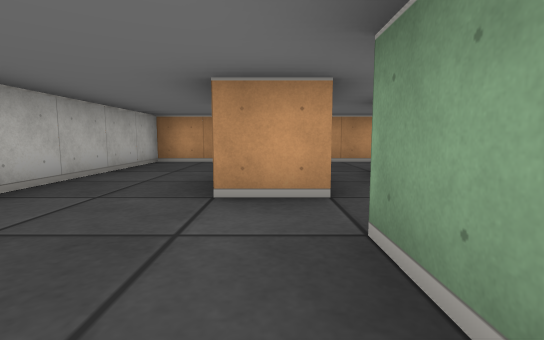
[1] (above)

16 first-person views from a walk through a cub3D maze. The camera is about half as high as the walls, tilts 6° down and sees 85° across. The floor is counted in squares. Each view is taken from the middle of a square. On the plan, view 1 faces up. The plan holds only what a view shows up to about 9 squares ahead; the rest is blank.

[2]
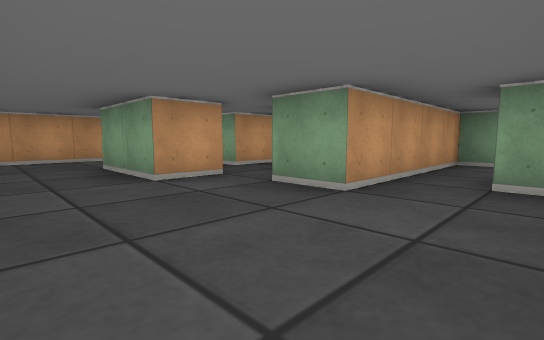

[3]
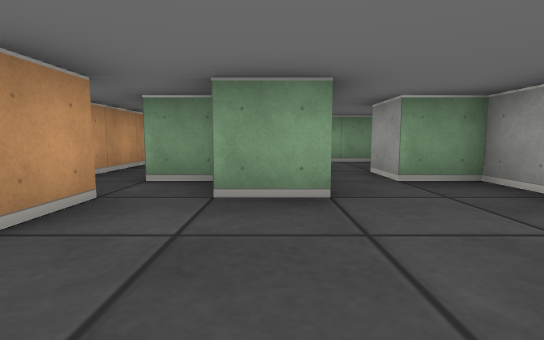

[4]
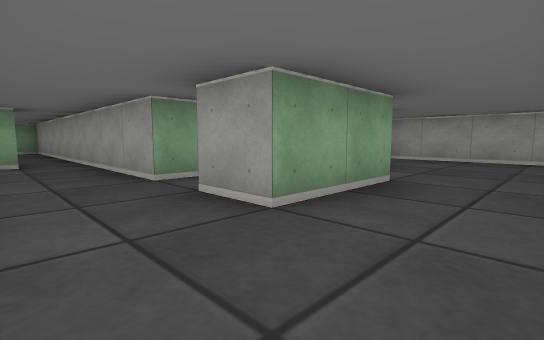

[5]
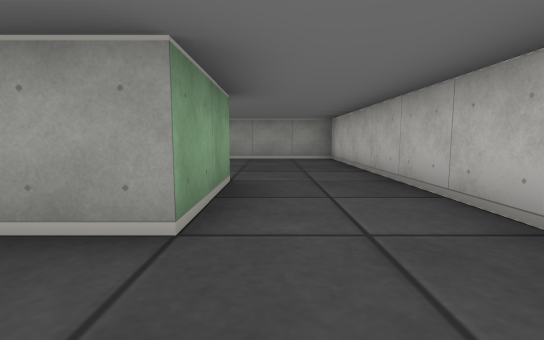

[6]
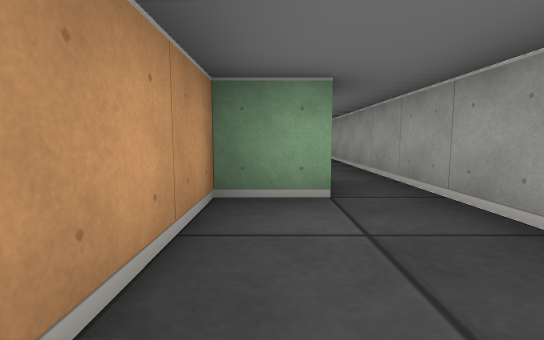

[7]
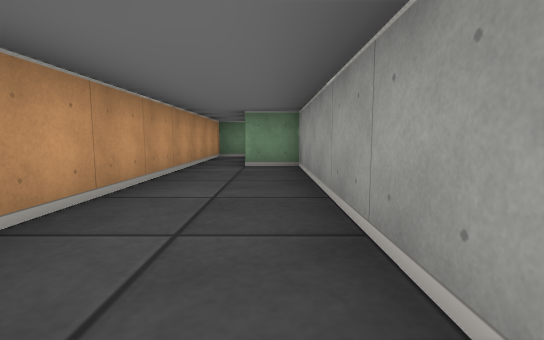

[8]
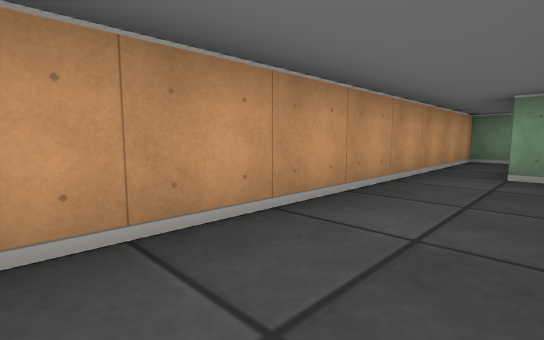

[9]
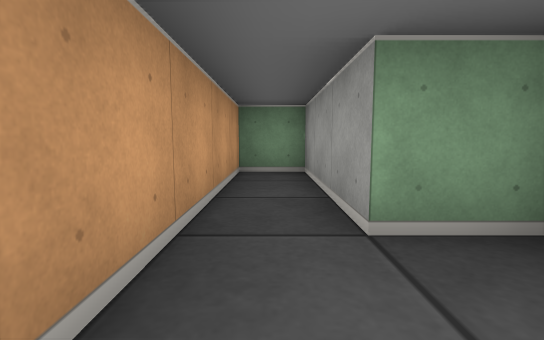

[10]
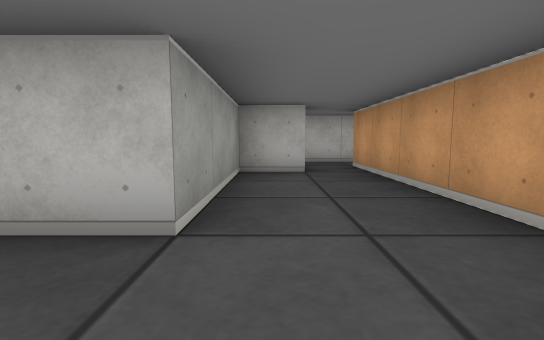

[11]
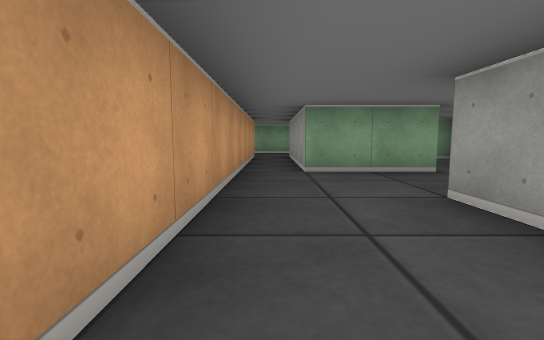

[12]
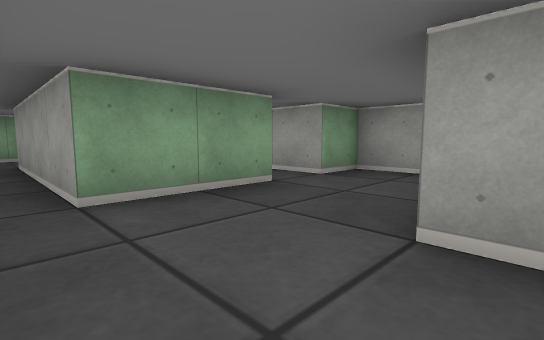

[13]
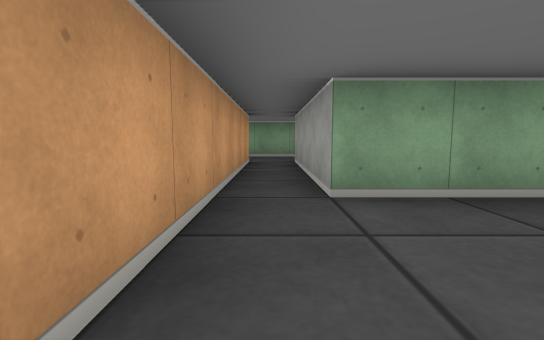

[14]
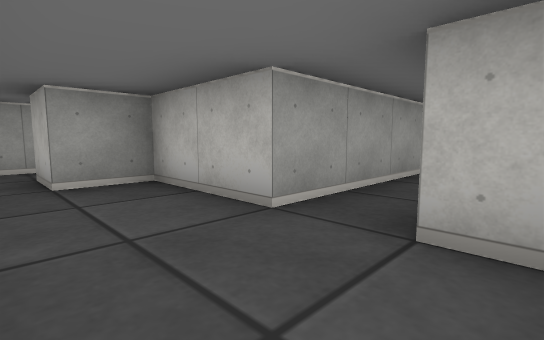

[15]
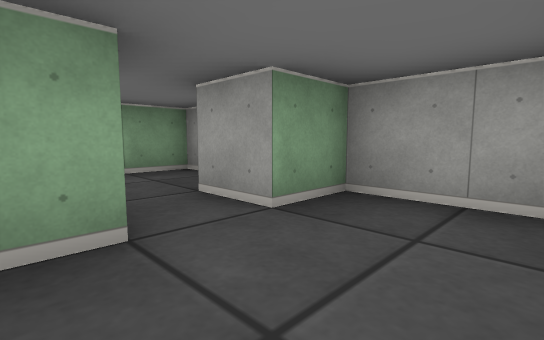

[16]
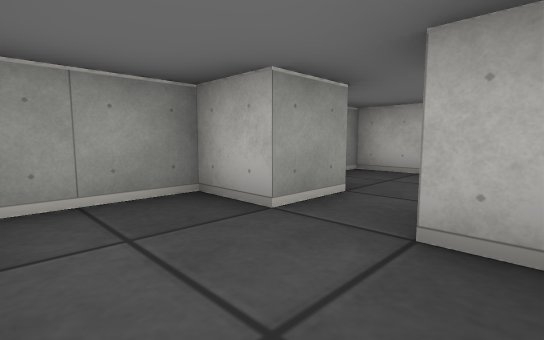

### Floor plan
Ten units are one square. View 1 is at (0, 0); x grows to the right and y downward. Boxes are objects, and circles mark ways between rooms. Rooms are numbered by the first view taken in them; rooms with no view inside come last. Other rooms are left out.
<svg viewBox="-30 -70 170 90">
<path fill="none" stroke="#000" d="M15 -5 5 -5 5 -15M15 -16 15 -25M5 -39 5 -25 -5 -25 -5 -45M15 -35 15 -45M-25 -45 -25 15 15 15 15 5M-5 -65 -25 -65 -25 -45M15 -45 45 -45M45 -54 45 -65 -5 -65M-5 -45 5 -45M45 -45 105 -45 105 -55 135 -55 135 -65 60 -65M25 -26 25 -15 55 -15M75 -35 15 -35M75 -16 75 -25M135 -22 135 -38M115 -40 115 -35 75 -35M124 15 129 15M75 -25 115 -25 115 -5 125 -5 125 5M75 -4 75 -16M55 -15 55 15 75 15 75 5M85 -10 85 -5M75 5 85 5 85 15 105 15 105 5M15 5 25 5M45 12 45 -5 15 -5"/>
<circle cx="-15" cy="-35" r="3" fill="#2a7"/>
<circle cx="10" cy="-40" r="3" fill="#2a7"/>
<circle cx="10" cy="-30" r="3" fill="#2a7"/>
<circle cx="20" cy="0" r="3" fill="#2a7"/>
<circle cx="0" cy="-55" r="3" fill="#2a7"/>
<circle cx="50" cy="-50" r="3" fill="#2a7"/>
<circle cx="80" cy="-30" r="3" fill="#2a7"/>
<circle cx="65" cy="-10" r="3" fill="#2a7"/>
<circle cx="80" cy="0" r="3" fill="#2a7"/>
<text x="-10" y="-10">1</text>
<text x="-20" y="-60">2</text>
<text x="20" y="-60">3</text>
<text x="90" y="-60">4</text>
<text x="50" y="-30">5</text>
<text x="120" y="-20">6</text>
<text x="60" y="0">7</text>
<text x="90" y="0">8</text>
<text x="30" y="0">9</text>
</svg>
Room 1 opens to room 2. Room 1 opens to room 3. Room 1 opens to room 5. Room 1 opens to room 9. Room 2 opens to room 3. Room 3 opens to room 4. Room 5 opens to room 6. Room 5 opens to room 7. Room 7 opens to room 8.

Where each view was taken, in squares from view 1:
view 1: 0 up, 0 right, facing up
view 2: 1 down, 2 left, facing up-right
view 3: 1 up, 2 left, facing right
view 4: 6 up, 2 left, facing down-right
view 5: 6 up, 1 left, facing down
view 6: 6 up, 2 right, facing right
view 7: 5 up, 5 right, facing right
view 8: 5 up, 6 right, facing up-right
view 9: 6 up, 9 right, facing right
view 10: 2 up, 7 right, facing left
view 11: 3 up, 3 right, facing right
view 12: 3 up, 5 right, facing down-right
view 13: 3 up, 5 right, facing right
view 14: 4 up, 13 right, facing down-left
view 15: 1 up, 6 right, facing down-right
view 16: 1 up, 10 right, facing down-left
